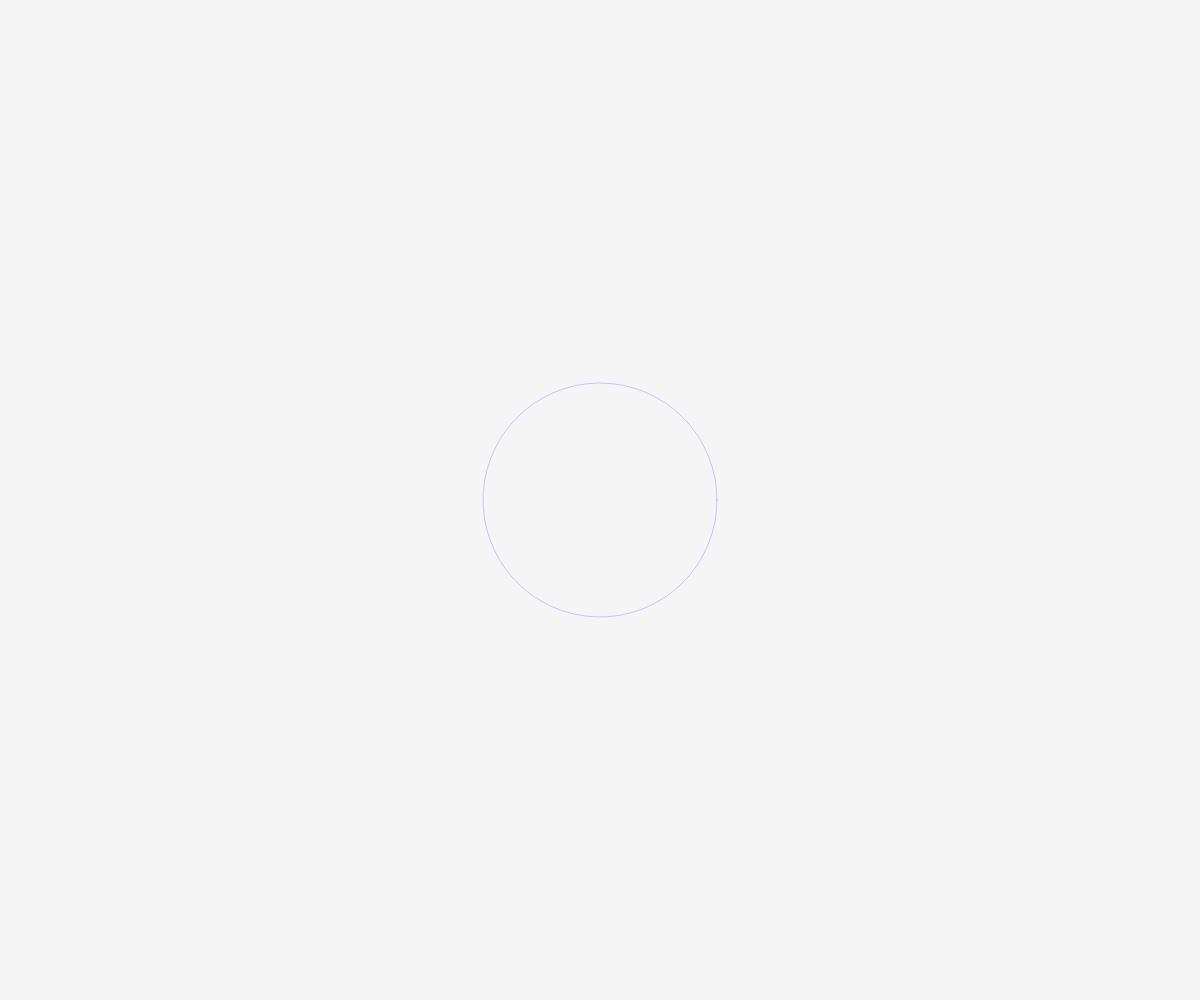
Frame 1 (no input)
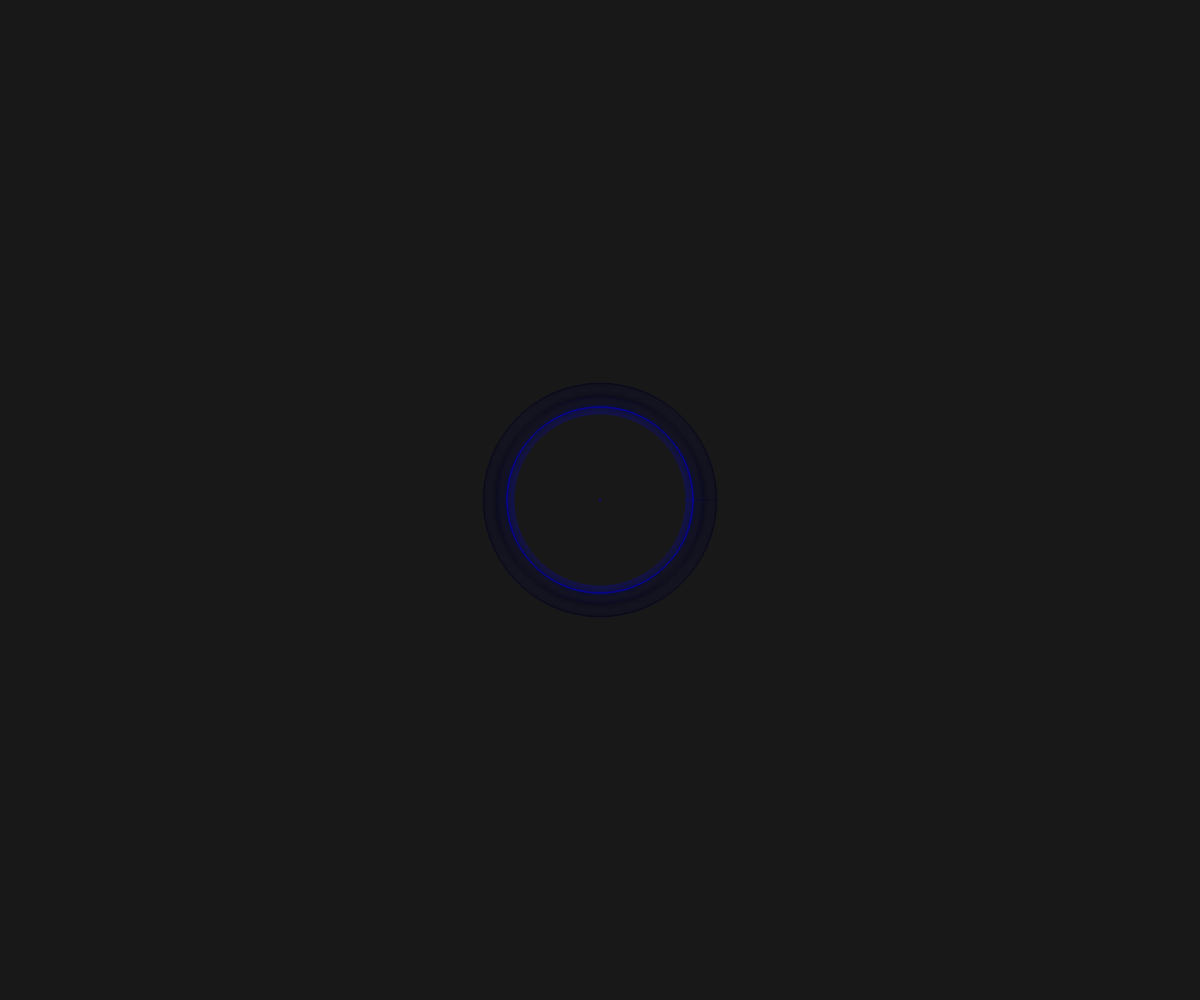
Frame 60 (no input)
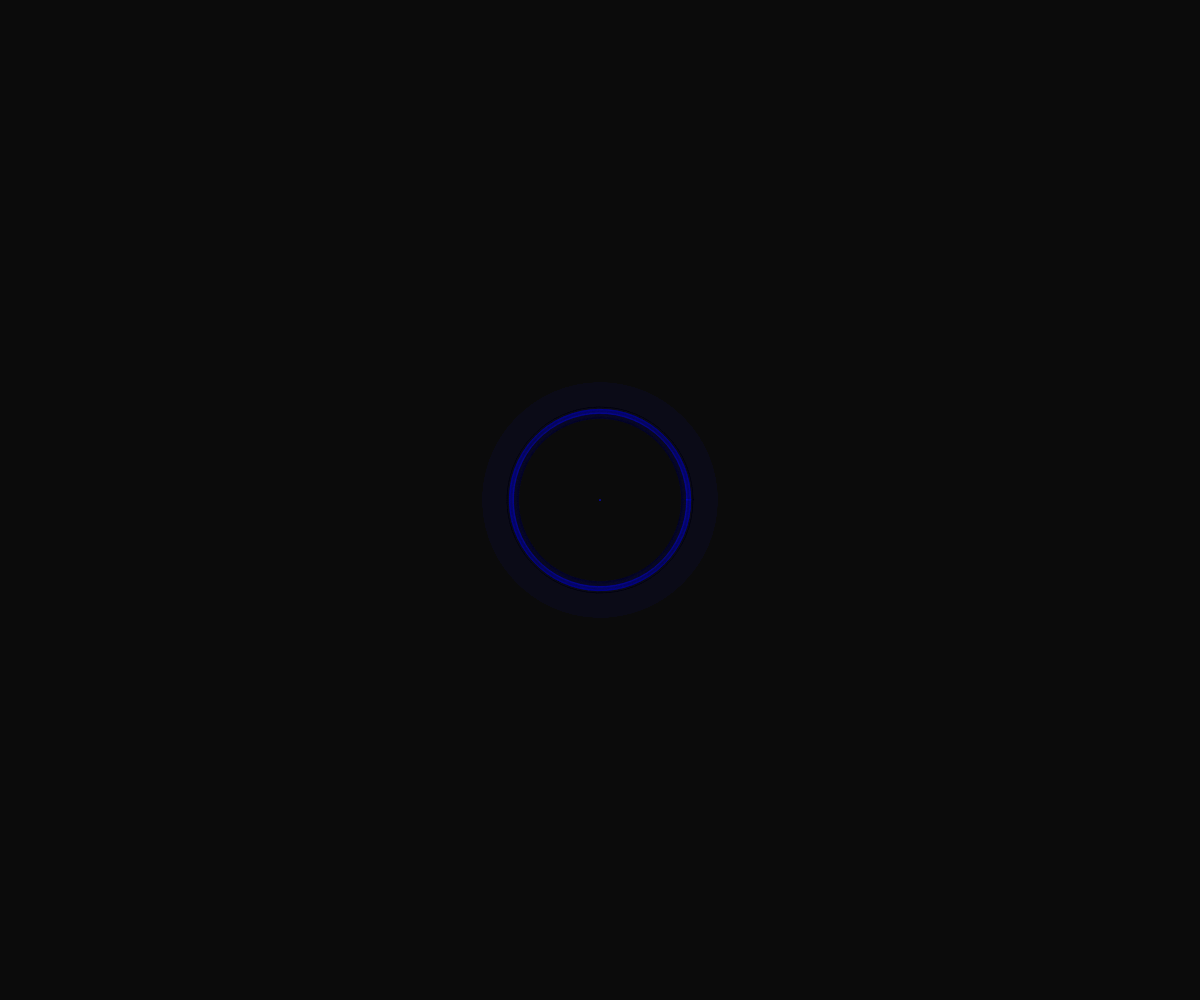
Frame 120 (the mouse pressed at the canvas centre since frame 60)

The p5.js sketch that drew these frames (run headless with seeded random() and noise() and a simulated clock; from frame 60 on, the mouse is pressed at the canvas centre):

// p5.js sketch
// ── sketch.js
let num = 0;
let angle = 0;
let r = 100;

function setup() {
  createCanvas(windowWidth, windowHeight);
  // put setup code here
  //   r = width / 2;
}

function draw() {
  // put drawing code here
  background(0, 10);
  translate(width / 2, height / 2);

  // POINT AT CENTER
  stroke(0, 0, 255, 50);
  strokeWeight(1);
  point(0, 0);
  noFill();

  const increment = 0.1;
  //   const increment = map(mouseX, 0, width, PI, 0.1);

  beginShape();
  for (let a = 0; a < TWO_PI; a += increment) {
    let r1 = r + map(noise(angle), 0, 1, -50, 50);
    let x = r1 * cos(a);
    let y = r1 * sin(a);
    vertex(x, y);
  }
  endShape(CLOSE);

  angle += 0.01;
  //   r -= 0.1;
}
